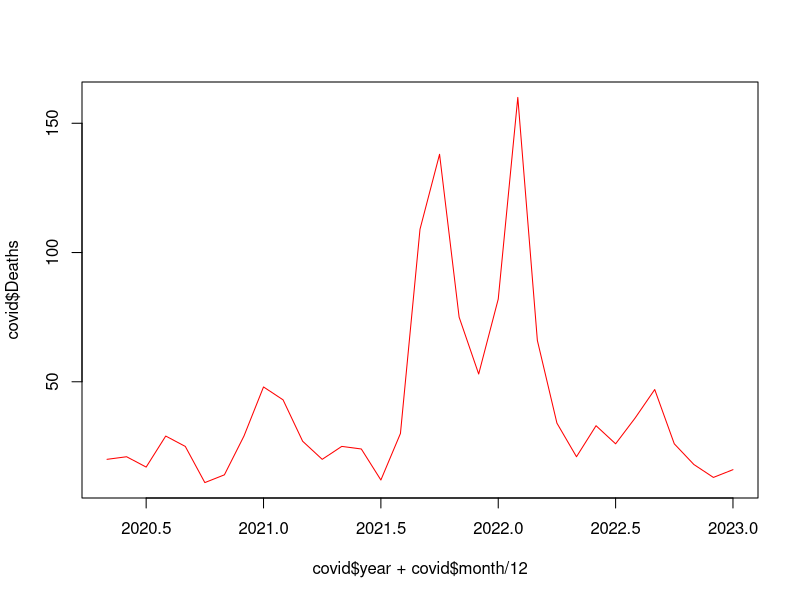
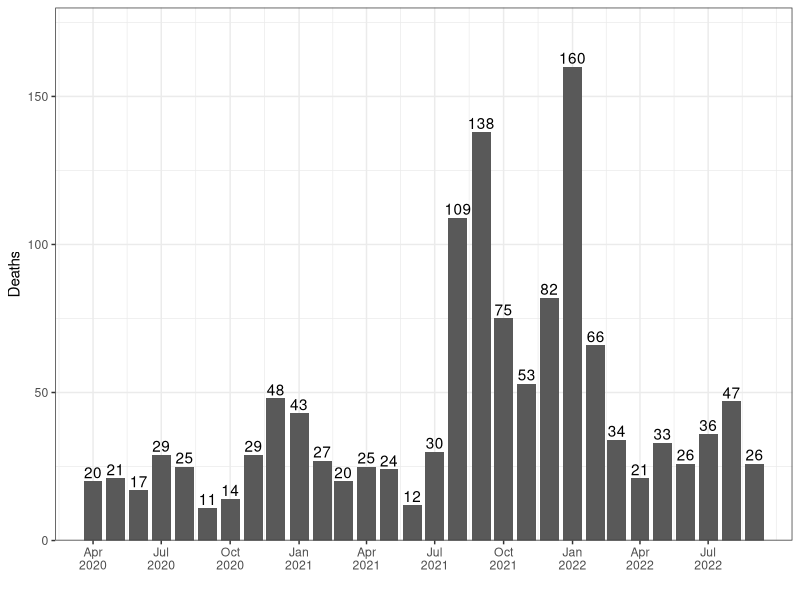
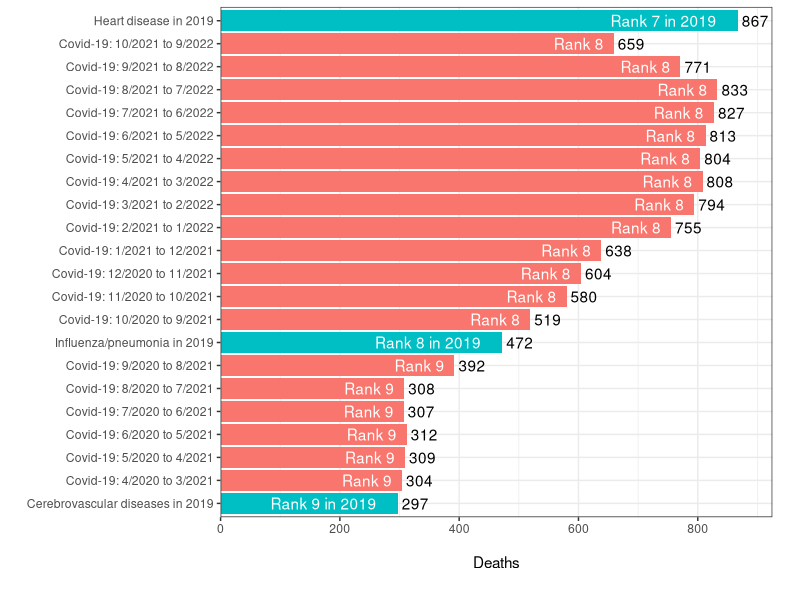
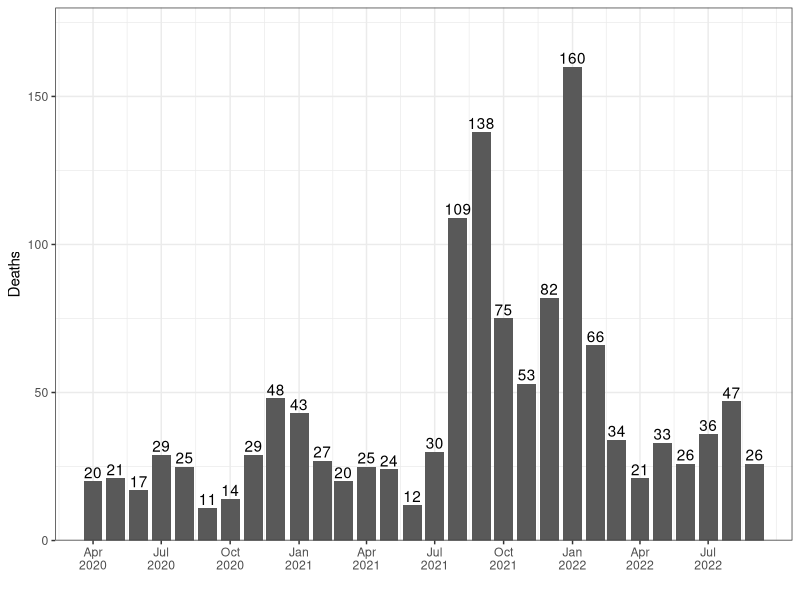
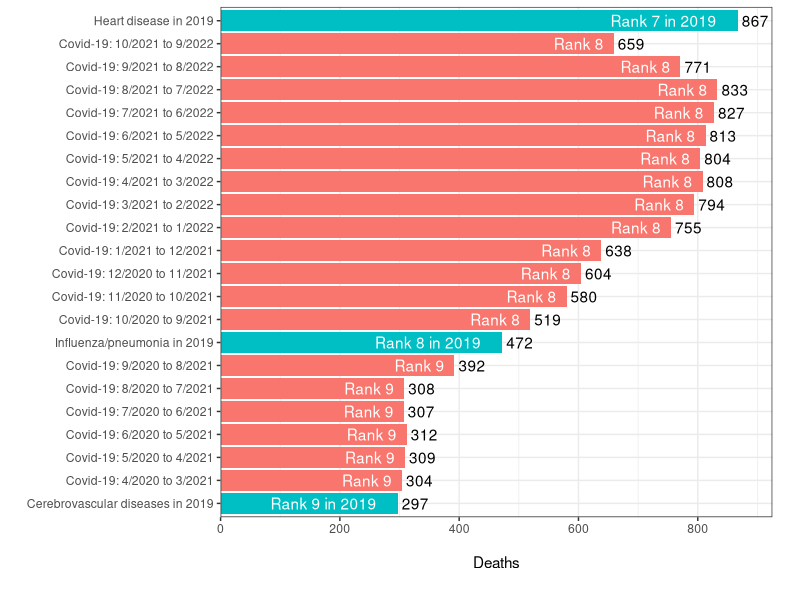

The R source for these figures, in order:
library(data.table)
library(here)
library(tidyverse)

## COVID-19 (U07.1) as an underlying cause of death for the study period
## see .txt files for date on which the data was accessed
## as more data becomes available, change the end date -- recent months are incomplete
END_DATE = as.Date("2022-09-01")

covid = fread(here("data/monthly.txt")) # fine to ignore the warning
dates = as.Date(strptime(paste0(covid$`Month Code`,"/01"),format = "%Y/%m/%d"))

covid$month = month(dates)
covid$year = year(dates)
covid = covid[complete.cases(covid),]
plot(covid$year + covid$month/12,covid$Deaths,ty="l",col="red")
covid$date = lubridate::my(paste(covid$month,covid$year))


g = ggplot(covid %>% filter(date <= END_DATE),aes(x=date,y=Deaths))
g = g + geom_bar(stat="identity")

g = g + theme_bw() + ylab("")
g = g + 
  scale_x_date(breaks = seq(as.Date("2020-04-01"), as.Date("2022-07-01"), by="3 months"), 
               date_labels = "%b\n%Y",expand=c(.5/12,0)) + scale_y_continuous(limits=c(0,180),
                                                                              expand=c(0,0))
g = g + ylab("Deaths")
g = g + xlab("")
g = g +  geom_text(aes(label=Deaths),vjust=-.25)

g
ggsave(here("figures/timeseries.png"),g,width=10*.8,height=8*.6)
# ggsave(here("figures/timeseries.svg"),g,width=10*.8,height=8*.6)

# annual1 = NULL
# dd = covid$Deaths
# for(i in 1:(30-12)) {
#   annual1 = c(annual1,sum(dd[i:(i+12-1)]))
# }

# df=data.frame(x=annual1,date=paste(covid$month[ii],year=covid$year[ii]))
# df = df[c(1,8,12),]
# 
# 
# 
# ## note the hard-coded numbers here from 2019
# df = rbind(df,data.frame(x=c(472,297),date=c("Influenza/pneumonia","Cerebrovascular diseases")))

annual1 = zoo::rollsum(covid$Deaths,12,na.pad=TRUE,align = "right") 
ii = which(!is.na(annual1) & covid$date <= as.Date(END_DATE)) #(28-17+1):29
date_periods = covid$date[ii]
date_periods = 
  sprintf("Covid-19: %d/%d to %d/%d",month(date_periods-330),year(date_periods-330),month(date_periods),year(date_periods))
df=data.frame(x=annual1[ii],date=date_periods,
              order=order(covid$date[ii]),type="COVID-19 deaths in period")
# note hard-coding here! the code only works as deaths are between 297-471 and 472-867
df$rank = "Rank 8"
df$rank[df$x < 472] = "Rank 9"
df$rank[df$x < 297] = "Rank 10"
df = rbind(df,data.frame(x=c(867,472,297),date=c("Heart disease in 2019",
                                                 "Influenza/pneumonia in 2019",
                                                 "Cerebrovascular diseases in 2019"),
                         type="Deaths in 2019",order=c(20,6.5,.5),
                         rank=c("Rank 7 in 2019","Rank 8 in 2019","Rank 9 in 2019")))

df = df[order(df$order),]
g = ggplot(df,aes(x=factor(date,levels=date),y=x,fill=type))
g = g + geom_bar(stat="identity") + ylab("\nDeaths") + coord_flip() + xlab("")
g = g + scale_y_continuous(expand=c(0,0),limits=c(0,925),breaks=seq(0,900,200))
g = g + geom_text(aes(label = rank), hjust=1.2, colour = "white")
g = g + theme_bw()
g = g + theme(legend.position="none",plot.margin=margin(5,20,20,5))
g = g +  geom_text(aes(label=x),hjust=-.15)
g
ggsave(here("figures/ranks.png"),g,width=10*.8,height=8*.6)
# ggsave(here("figures/ranks.svg"),g,width=10*.8,height=8*.6)
